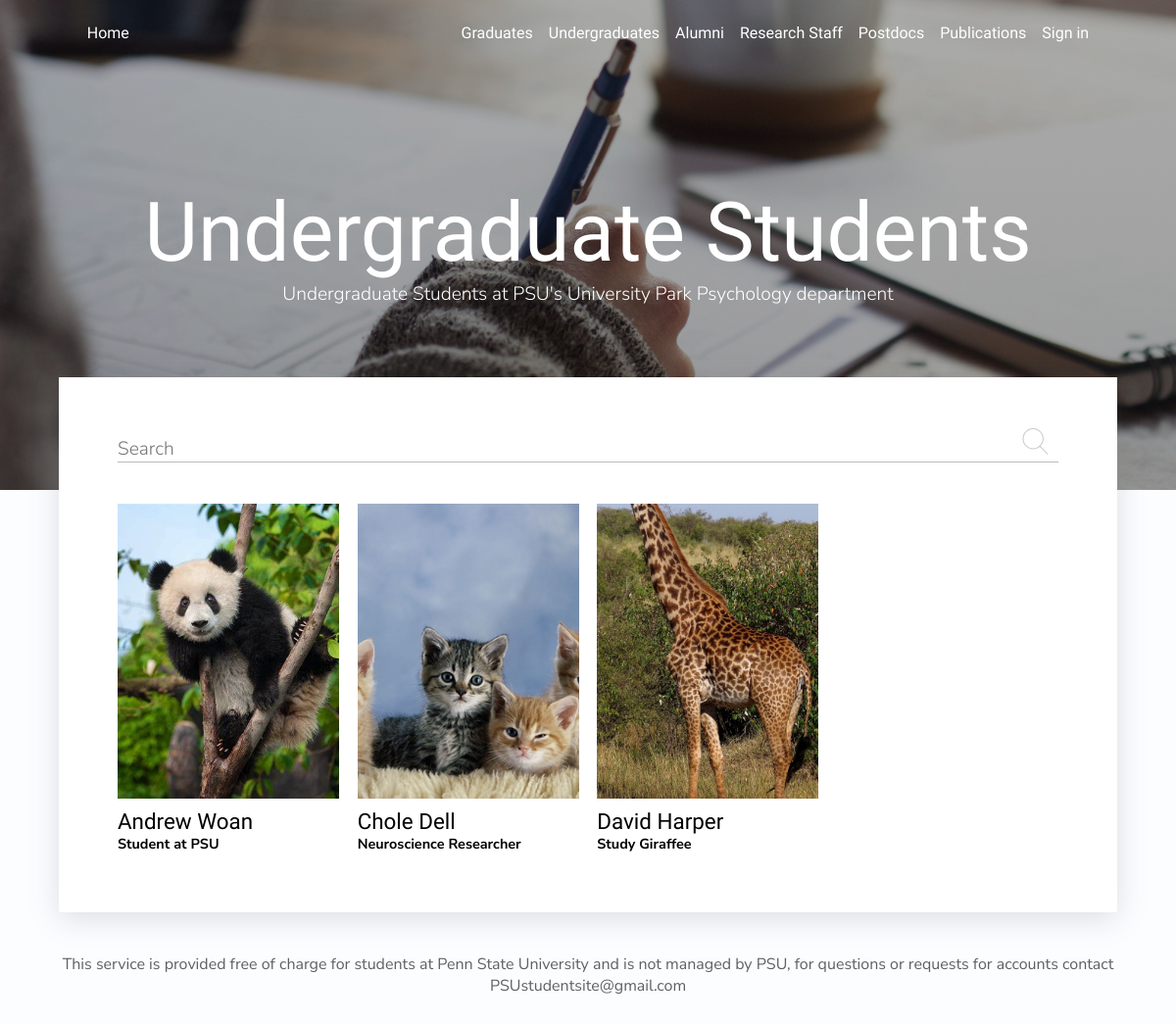
The app's page /undergraduateprofiles with its own data.
### users/models.py (models this page shows, shortened)
class Profile(models.Model):
    ACCOUNT_TYPES = (
        ('undergrad', 'Undergraduate'),
        ('grad', 'Graduate'),
        ('invisible', 'Invisible'),
        ('post', 'Postdocs'),
        ('res', 'Research Staff'),
        ('alum', 'Alumni'),
    )
    user = models.OneToOneField(User, on_delete=models.CASCADE, null=True)
    profile_picture = models.ImageField(
        null=True, blank=True, upload_to='profiles/', default='profiles/default.png')
    username = models.CharField(
        max_length=300, null=True, blank=True, unique=True)
    name = models.CharField(max_length=300, null=True)
    email = models.EmailField(max_length=1000, null=True)
    account_type = models.CharField(max_length=300, null=True,
                                    blank=True, choices=ACCOUNT_TYPES)
    area_of_interest = models.CharField(max_length=300, null=True)
    description = models.TextField(null=True, blank=True)
    skills_and_ongoing_projects = RichTextField(null=True, blank=True)
    cv = models.FileField(
        max_length=300, upload_to='profiles/', null=True, blank=True)
    resume = models.FileField(
        max_length=300, upload_to='profiles/', null=True, blank=True)
    orcid = models.CharField(max_length=300, null=True, blank=True)
    linkedin = models.CharField(max_length=300, null=True, blank=True)
    twitter = models.CharField(max_length=300, null=True, blank=True)
    osf = models.CharField(max_length=300, null=True, blank=True)
    github = models.CharField(max_length=300, null=True, blank=True)
    facebook = models.CharField(max_length=300, null=True, blank=True)
    youtube = models.CharField(max_length=300, null=True, blank=True)
    website = models.CharField(max_length=300, null=True, blank=True)
    date_created = models.DateTimeField(auto_now_add=True)
    id = models.UUIDField(default=uuid.uuid4, unique=True,
                          primary_key=True, editable=False)

### users/views.py (the view)
# urls.py: path('undergraduateprofiles', views.profiles_undergrad,
def profiles_undergrad(request):
    search_query = ''
    if request.GET.get('search_query'):
        search_query = request.GET.get('search_query')
    profiles = Profile.objects.filter(
        Q(area_of_interest__icontains=search_query) & Q(account_type='undergrad') | Q(name__icontains=search_query) & Q(account_type='undergrad'))
    context = {'profiles': profiles, 'search_query': search_query}
    return render(request, 'users/profiles_undergrad.html', context)

### users/templates/users/profiles_undergrad.html (shortened to what this page needs)
{% extends "main.html"%}
{% block content %}
<div class="background-image2">
    <div class="hero-titles">
        <h1 class="hero-title">
            Undergraduate Students
        </h1>
        <h2 class="hero-description">
            Undergraduate Students at PSU's University Park Psychology department
        </h2>
    </div>
</div>
<div class="profile-section">
    <div class="paper">
        <div class="search">
            <form id='searchForm' class="form" action="{% url 'profiles_undergrad' %}" method="get">
                <div class="form__field">
                    <input class="input input--text" id="formInput#search" type="text" name="search_query"
                        placeholder="Search" value="{{search_query}}" />
                </div>
                <input class="searching-thing" type="submit" value="" />
            </form>
        </div>
        <div class="grid">
            {% for profile in profiles|dictsort:"name" %}
            <div class="full-card">
                <a href="{% url 'user-profile' profile.username %}" class="link-to-profile">
                    <div class="formatting">
                        <img src="{{ profile.profile_picture.url }}" alt="">
                    </div>
                    <p class="name">{{profile.name}}</p>
                    {% if profile.area_of_interest %}
                    <p class="title">{{profile.area_of_interest}}</p>
                    {% endif %}
                </a>
            </div>
            {% endfor %}
        </div>
    </div>
</div>
{% endblock %}

### static/css/main.css (style rules this page uses)
*, html { margin: 0; padding: 0; box-sizing: border-box; font-family: "Forum", sans-serif; }
:root { --neutralBlue: #fcfdff; --fadedBlue: #6a90c9; --lightGray: #606060; }
html { background-color: var(--neutralBlue); }
a { text-decoration: none; }
h1, h2 { font-weight: 400; }
.background-image2 { background-image: url("../images/Group.png"); object-fit: cover; background-size: cover; background-position: center center; background-repeat: no-repeat; height: 500px; display: flex; flex-direction: column; justify-content: center; align-items: center; }
.hero-titles { display: flex; flex-direction: column; justify-content: center; align-items: center; }
.hero-title { font-size: 7vw; color: white; text-align: center; }
.hero-description { text-align: center; color: white; font-size: 1.2rem; font-family: "Nunito Sans", sans-serif; font-weight: 300; }
.profile-section { display: flex; justify-content: center; }
.paper { box-shadow: rgba(100, 100, 111, 0.2) 0px 7px 29px 0px; background-color: white; position: relative; margin-top: -115px; width: 90%; display: flex; flex-direction: column; justify-content: center; max-width: 1150px; padding: 60px; }
.input { background-color: transparent; border: none; border-bottom: 1px solid #bbb; width: 100%; font-size: 1.2rem; font-family: "Nunito Sans"; font-weight: 300; }
.searching-thing { height: 27px; width: 27px; transition: opacity 0.4s ease; cursor: pointer; float: right; border: none; position: relative; top: -35px; right: 10px; background: url("../images/search.svg") center center no-repeat; }
.search { width: 100%; margin-bottom: 15px; }
.grid { display: grid; gap: 1rem; align-items: center; justify-content: space-between; grid-template-columns: repeat(auto-fill, 226px); }
.full-card { display: flex; flex-direction: column; align-items: left; justify-content: flex-start; height: 100%; }
.link-to-profile { display: flex; flex-direction: column; align-items: left; justify-content: flex-start; }
.formatting { width: 226px; height: 301px; display: flex; justify-content: center; align-items: center; overflow: hidden; }
.formatting img { min-height: 100%; min-width: 100%; object-fit: cover; }
.name, .title, .location { display: flex; justify-content: left; align-items: left; color: black; }
.name { margin-top: 10px; font-size: 1.4rem; }
.title { font-family: "Nunito Sans"; font-size: 0.9rem; font-weight: bold; }

### records on screen
Profile: profile_picture (picture), name "Andrew Woan", area_of_interest "Student at PSU"
Profile: profile_picture (picture), name "Chole Dell", area_of_interest "Neuroscience Researcher"
Profile: profile_picture (picture), name "David Harper", area_of_interest "Study Giraffee"
